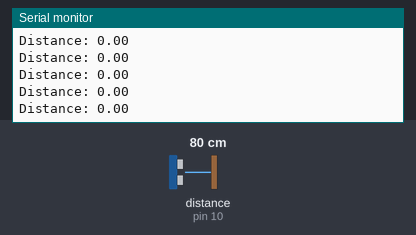
A sketch run on a simulated Arduino Uno, built with avr-gcc and run on an emulated ATmega328P. Parts: the last lines printed to the serial monitor. Inputs (shaded band) come from the test bench; at power-on: distance to the obstacle (sensor on pin 10) 80 cm.

Above: at 1.2 s.
1.3 s: distance to the obstacle (sensor on pin 10) set to 9 cm
At 1.36 s:
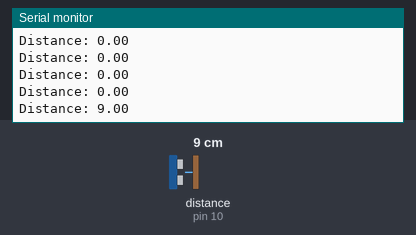
4.3 s: distance to the obstacle (sensor on pin 10) set to 2 cm
At 4.31 s:
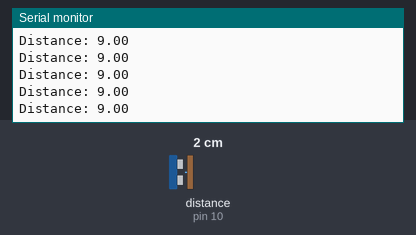
8.8 s: distance to the obstacle (sensor on pin 10) set to 9 cm
At 8.81 s:
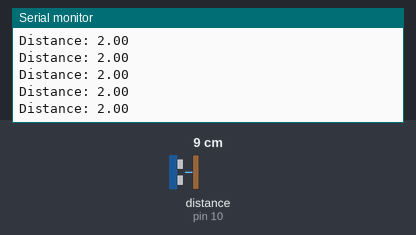
Timing chart, 0 to 11.8 s (numbered marks = the images above; inputs shaded):
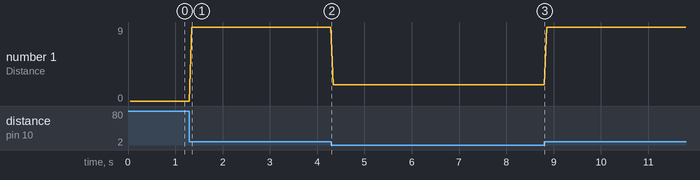

Measured:
- after the input at 1.3 s, the serial monitor: prints a new line after 0.05 s (image 1)
- plotted number 1: 0 → 9 after the input at 1.3 s, 9 → 2 after the input at 4.3 s, 2 → 9 after the input at 8.8 s

The sketch:

SensorTest2.ino
```cpp
#include <NewPing.h>

#define MAX_DISTANCE 15

NewPing sonar = NewPing(9, 10, MAX_DISTANCE);

void setup() {
  // put your setup code here, to run once:
  Serial.begin(9600);

}

void loop() {
  delay(50);
  float distance = sonar.ping_cm();

  Serial.print("Distance: ");
  Serial.println(distance);
}
```
